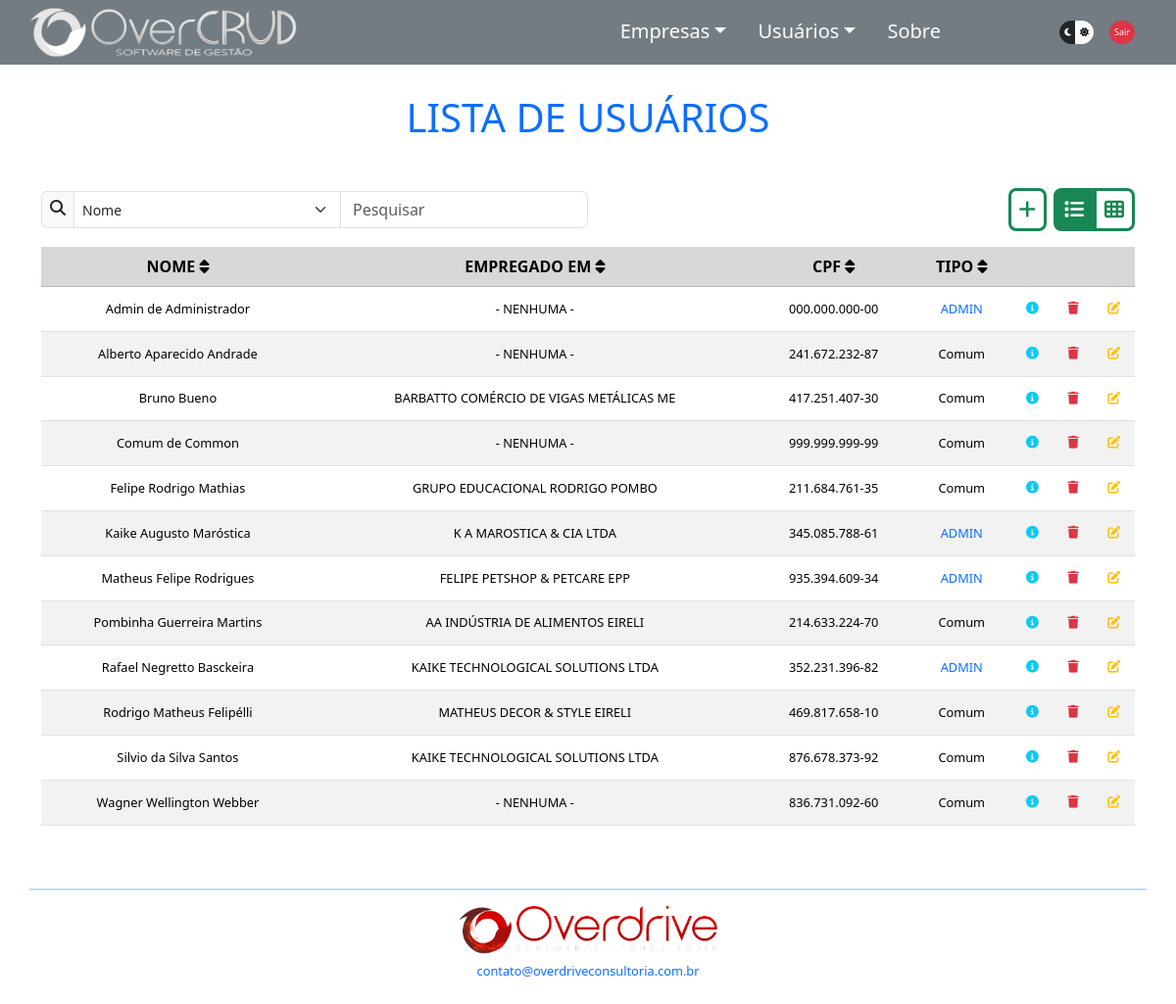
/usulista.php (signed in), run on the app's committed database.
### tables this page shows
CREATE TABLE `usuarios` (
  `idusuario` int(11) NOT NULL AUTO_INCREMENT,
  `nome` varchar(64) DEFAULT NULL,
  `telefone` varchar(15) DEFAULT NULL,
  `cpf` varchar(14) DEFAULT NULL,
  `password` varchar(64) NOT NULL,
  `cnh` varchar(11) DEFAULT NULL,
  `carro` varchar(32) DEFAULT NULL,
  `tipo` tinyint(1) DEFAULT 0,
  `status` tinyint(1) DEFAULT 0,
  `idempregadoem` int(11) DEFAULT NULL,
  `idenderecousu` int(11) DEFAULT NULL,
  PRIMARY KEY (`idusuario`),
  KEY `idempregadoem` (`idempregadoem`),
  KEY `usuarios_ibfk_2` (`idenderecousu`),
  CONSTRAINT `usuarios_ibfk_1` FOREIGN KEY (`idempregadoem`) REFERENCES `empresas` (`idempresa`),
  CONSTRAINT `usuarios_ibfk_2` FOREIGN KEY (`idenderecousu`) REFERENCES `enderecos` (`idendereco`)
);

CREATE TABLE `empresas` (
  `idempresa` int(11) NOT NULL AUTO_INCREMENT,
  `nome` varchar(64) DEFAULT NULL,
  `telefone` varchar(15) DEFAULT NULL,
  `cnpj` varchar(18) DEFAULT NULL,
  `fantasia` varchar(64) DEFAULT NULL,
  `responsavel` varchar(64) DEFAULT NULL,
  `idenderecoemp` int(11) DEFAULT NULL,
  PRIMARY KEY (`idempresa`),
  KEY `empresas_ibfk_1` (`idenderecoemp`),
  CONSTRAINT `empresas_ibfk_1` FOREIGN KEY (`idenderecoemp`) REFERENCES `enderecos` (`idendereco`)
);

### resources/listas.php (called while the page is built, shortened)
<?php
$root = $_SERVER["DOCUMENT_ROOT"];
require_once "$root/OverCRUD-main/overcrud/resources/pathing.php";
require_once "$rootOvercrud/components/EmpresaDAO.php";
require_once "$rootOvercrud/components/UsuarioDAO.php";
$instanciaEmp = new Empresa();
$instanciaEmpDAO = new EmpresaDAO($instanciaEmp);
$listaEmp = $instanciaEmpDAO->listarEmpresas();
$instanciaUsu = new Usuario();
$instanciaUsuDAO = new UsuarioDAO($instanciaUsu);
$listaUsu = $instanciaUsuDAO->listarUsuarios();
$listaUsuAdmins = $instanciaUsuDAO->listarUsuariosAdm();
$listaUsuAtivos = $instanciaUsuDAO->listarUsuariosAtivos();

### components/ConexaoBD.php (called while the page is built, shortened)
<?php
class ConexaoBD
{
    public static function conectarBD()
    {
        $db_name = 'overcrud';
        $db_host = 'localhost';
        $db_user = 'root';
        $db_port = '3307';
        $db_password = '';
        $pdo = new PDO("mysql:dbname=$db_name;host=$db_host:$db_port", $db_user, $db_password);
        return $pdo;
    }
};

### components/UsuarioDAO.php (called while the page is built, shortened)
<?php
class UsuarioDAO
{
    public function listarUsuarios()
    {
        $sqlConsultaUsu = ConexaoBD::conectarBD()->query("SELECT * FROM usuarios");
        if ($sqlConsultaUsu->rowCount() > 0) {
            $listaUsu = $sqlConsultaUsu->fetchAll(PDO::FETCH_ASSOC);
            return $listaUsu;
        };
    }
    public function listarUsuariosAdm()
    {
        $sqlConsultaUsuAdmin = ConexaoBD::conectarBD()->query("SELECT * FROM usuarios WHERE tipo='1'");
        if ($sqlConsultaUsuAdmin->rowCount() > 0) {
            $listaUsuAdmins = $sqlConsultaUsuAdmin->fetchAll(PDO::FETCH_ASSOC);
            return $listaUsuAdmins;
        };
    }
    public function listarUsuariosAtivos()
    {
        $sqlConsultaUsuativos = ConexaoBD::conectarBD()->query("SELECT * FROM usuarios WHERE status='1'");
        if ($sqlConsultaUsuativos->rowCount() > 0) {
            $listaUsuAtivos = $sqlConsultaUsuativos->fetchAll(PDO::FETCH_ASSOC);
            return $listaUsuAtivos;
        };
    }
};

### components/EmpresaDAO.php (called while the page is built, shortened)
<?php
class EmpresaDAO
{
    public function listarEmpresas()
    {
        $sqlConsultaEmp = ConexaoBD::conectarBD()->query("SELECT * FROM empresas");
        if ($sqlConsultaEmp->rowCount() > 0) {
            $listaEmp = $sqlConsultaEmp->fetchAll(PDO::FETCH_ASSOC);
            return $listaEmp;
        };
    }
}

### usulista.php (the view, shortened to what this page needs)
<?php
require_once "./resources/pathing.php";
require_once "$rootOvercrud/validations/session_validation.php";
require_once "$rootOvercrud/resources/listas.php";
?>
<!DOCTYPE html>
<html lang="pt-br" data-bs-theme="dark">
<?php
require_once "$rootOvercrud/partials/head.php";
?>
<body>
    <div class="container">
        <div class="row" id="navbartop">
            <?php
            require_once "$rootOvercrud/partials/navbartop.php";
            ?>
        </div>
        <div class="row d-flex mt-5" id="appBody">
            <h1 class="text-center text-primary display-6 my-5">LISTA DE USUÁRIOS</h1>
            <?php require_once "$rootOvercrud/partials/searchbar.php" ?>
            <div class="" id="mostrartabela">
                <table id="tabelausuarios" class="table table-striped">
                    <tr class="table-secondary text-center">
                        <th onclick="ordenar(0)" class="tableheader">NOME <i class="fa-solid fa-sort"></i></th>
                        <th onclick="ordenar(1)" class="tableheader">EMPREGADO EM <i class="fa-solid fa-sort"></i></th>
                        <th onclick="ordenar(2)" class="tableheader">CPF <i class="fa-solid fa-sort"></i></th>
                        <th onclick="ordenar(3)" class="tableheader">TIPO <i class="fa-solid fa-sort"></i></th>
                        <th> </th>
                        <th class="<?= $linksAdm ?>"> </th>
                        <th class="<?= $linksAdm ?>"> </th>
                    </tr>
                    <?php foreach ($listaUsu as $usuario): ?>
                    <tr>
                        <td id="tr_nome"><?= $usuario['nome']; ?></td>
                        <td id="tr_empregado">
                            <?php
                                for ($i = 0; $i < count($listaEmp); $i++) {
                                    if ($usuario['idempregadoem'] == $listaEmp[$i]['idempresa']) {
                                        echo $listaEmp[$i]['nome'];
                                    };
                                };
                                ?>
                        </td>
                        <td id="tr_doc"><?= $usuario['cpf']; ?></td>
                        <td>
                            <?php
                                if ($usuario['tipo'] == "1") {
                                    echo "<div class='text-primary'>ADMIN</div>";
                                } else {
                                    echo "Comum";
                                }
                                ?>
                        </td>
                        <td>
                            <a class="modalanchor" data-bs-toggle="modal"
                                data-bs-target="#usumodal<?= $usuario['idusuario'] ?>">
                                <i class="fa-solid fa-circle-info text-info px-0 py-2" title="Detalhes"></i>
                            </a>
                        </td>
                        <td class="<?= $linksAdm ?>">
                            <a data-bs-toggle='modal' data-bs-target='#usudeletemodal<?= $usuario['idusuario'] ?>'>
                                <i class="fa-solid fa-trash px-0 py-2 text-danger" title="Deletar" id="deleteicon"></i>
                            </a>
                        </td>
                        <td class="<?= $linksAdm ?>">
                            <a href="usueditar.php?idusuario=<?= $usuario['idusuario']; ?>">
                                <i class="fa-solid fa-pen-to-square px-0 py-2 text-warning" title="Editar"></i>
                            </a>
                        </td>
                    </tr>
                    <?php endforeach; ?>
                </table>
            </div>
        </div>
        <?php
        require_once "$rootOvercrud/partials/footer.php";
        ?>
    </div>
</body>
</html>

### css/style.css (style rules this page uses)
body { min-width: 320px; }
td { text-align: center; vertical-align: middle; font-size: 0.8rem; }
.tableheader { cursor: pointer; }
#deleteicon { cursor: pointer; }

### data on the page
usuarios: nome "Admin de Administrador", idempregadoem.nome "- NENHUMA -", cpf "000.000.000-00", tipo "ADMIN"
usuarios: nome "Alberto Aparecido Andrade", idempregadoem.nome "- NENHUMA -", cpf "241.672.232-87", tipo "Comum"
usuarios: nome "Bruno Bueno", cpf "417.251.407-30", tipo "Comum"
empresas: nome "BARBATTO COMÉRCIO DE VIGAS METÁLICAS ME"
usuarios: nome "Comum de Common", idempregadoem.nome "- NENHUMA -", cpf "999.999.999-99", tipo "Comum"
usuarios: nome "Felipe Rodrigo Mathias", cpf "211.684.761-35", tipo "Comum"
empresas: nome "GRUPO EDUCACIONAL RODRIGO POMBO"
usuarios: nome "Kaike Augusto Maróstica", cpf "345.085.788-61", tipo "ADMIN"
empresas: nome "K A MAROSTICA & CIA LTDA"
usuarios: nome "Matheus Felipe Rodrigues", cpf "935.394.609-34", tipo "ADMIN"
empresas: nome "FELIPE PETSHOP & PETCARE EPP"
usuarios: nome "Pombinha Guerreira Martins", cpf "214.633.224-70", tipo "Comum"
empresas: nome "AA INDÚSTRIA DE ALIMENTOS EIRELI"
usuarios: nome "Rafael Negretto Basckeira", idempregadoem.nome "KAIKE TECHNOLOGICAL SOLUTIONS LTDA", cpf "352.231.396-82", tipo "ADMIN"
usuarios: nome "Rodrigo Matheus Felipélli", cpf "469.817.658-10", tipo "Comum"
empresas: nome "MATHEUS DECOR & STYLE EIRELI"
usuarios: nome "Silvio da Silva Santos", idempregadoem.nome "KAIKE TECHNOLOGICAL SOLUTIONS LTDA", cpf "876.678.373-92", tipo "Comum"
usuarios: nome "Wagner Wellington Webber", idempregadoem.nome "- NENHUMA -", cpf "836.731.092-60", tipo "Comum"
